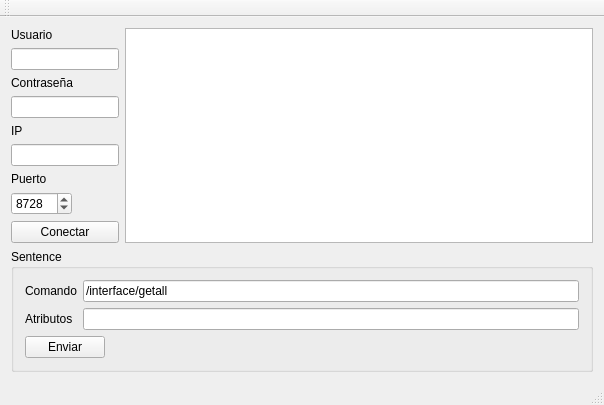
<?xml version="1.0" encoding="UTF-8"?>
<ui version="4.0">
 <class>MainWindow</class>
 <widget class="QMainWindow" name="MainWindow">
  <property name="geometry">
   <rect>
    <x>0</x>
    <y>0</y>
    <width>604</width>
    <height>398</height>
   </rect>
  </property>
  <property name="windowTitle">
   <string>MainWindow</string>
  </property>
  <widget class="QWidget" name="centralWidget">
   <layout class="QVBoxLayout" name="verticalLayout_2">
    <item>
     <layout class="QHBoxLayout" name="horizontalLayout">
      <item>
       <layout class="QVBoxLayout" name="verticalLayout">
        <item>
         <widget class="QLabel" name="label">
          <property name="text">
           <string>Usuario</string>
          </property>
         </widget>
        </item>
        <item>
         <widget class="QLineEdit" name="leUser">
          <property name="sizePolicy">
           <sizepolicy hsizetype="Maximum" vsizetype="Fixed">
            <horstretch>0</horstretch>
            <verstretch>0</verstretch>
           </sizepolicy>
          </property>
          <property name="text">
           <string/>
          </property>
         </widget>
        </item>
        <item>
         <widget class="QLabel" name="label_2">
          <property name="text">
           <string>Contraseña</string>
          </property>
         </widget>
        </item>
        <item>
         <widget class="QLineEdit" name="lePass">
          <property name="sizePolicy">
           <sizepolicy hsizetype="Maximum" vsizetype="Fixed">
            <horstretch>0</horstretch>
            <verstretch>0</verstretch>
           </sizepolicy>
          </property>
          <property name="text">
           <string/>
          </property>
          <property name="echoMode">
           <enum>QLineEdit::Password</enum>
          </property>
         </widget>
        </item>
        <item>
         <widget class="QLabel" name="label_3">
          <property name="text">
           <string>IP</string>
          </property>
         </widget>
        </item>
        <item>
         <widget class="QLineEdit" name="leIP">
          <property name="sizePolicy">
           <sizepolicy hsizetype="Maximum" vsizetype="Fixed">
            <horstretch>0</horstretch>
            <verstretch>0</verstretch>
           </sizepolicy>
          </property>
          <property name="text">
           <string/>
          </property>
         </widget>
        </item>
        <item>
         <widget class="QLabel" name="label_4">
          <property name="text">
           <string>Puerto</string>
          </property>
         </widget>
        </item>
        <item>
         <widget class="QSpinBox" name="sbPort">
          <property name="sizePolicy">
           <sizepolicy hsizetype="Fixed" vsizetype="Fixed">
            <horstretch>0</horstretch>
            <verstretch>0</verstretch>
           </sizepolicy>
          </property>
          <property name="minimum">
           <number>1</number>
          </property>
          <property name="maximum">
           <number>65535</number>
          </property>
          <property name="value">
           <number>8728</number>
          </property>
         </widget>
        </item>
        <item>
         <spacer name="verticalSpacer">
          <property name="orientation">
           <enum>Qt::Vertical</enum>
          </property>
          <property name="sizeHint" stdset="0">
           <size>
            <width>20</width>
            <height>50</height>
           </size>
          </property>
         </spacer>
        </item>
        <item>
         <widget class="QPushButton" name="pbConnect">
          <property name="text">
           <string>Conectar</string>
          </property>
         </widget>
        </item>
       </layout>
      </item>
      <item>
       <widget class="QListWidget" name="lwResponses"/>
      </item>
     </layout>
    </item>
    <item>
     <widget class="QGroupBox" name="groupBox">
      <property name="title">
       <string>Sentence</string>
      </property>
      <layout class="QGridLayout" name="gridLayout">
       <item row="0" column="0">
        <widget class="QLabel" name="label_5">
         <property name="text">
          <string>Comando</string>
         </property>
        </widget>
       </item>
       <item row="0" column="1">
        <widget class="QLineEdit" name="leCommand">
         <property name="text">
          <string>/interface/getall</string>
         </property>
        </widget>
       </item>
       <item row="2" column="0" colspan="2">
        <widget class="QPushButton" name="pbEnviar">
         <property name="sizePolicy">
          <sizepolicy hsizetype="Maximum" vsizetype="Fixed">
           <horstretch>0</horstretch>
           <verstretch>0</verstretch>
          </sizepolicy>
         </property>
         <property name="text">
          <string>Enviar</string>
         </property>
        </widget>
       </item>
       <item row="1" column="1">
        <widget class="QLineEdit" name="leAttrib"/>
       </item>
       <item row="1" column="0">
        <widget class="QLabel" name="label_6">
         <property name="text">
          <string>Atributos</string>
         </property>
        </widget>
       </item>
      </layout>
     </widget>
    </item>
   </layout>
  </widget>
  <widget class="QMenuBar" name="menuBar">
   <property name="geometry">
    <rect>
     <x>0</x>
     <y>0</y>
     <width>604</width>
     <height>21</height>
    </rect>
   </property>
  </widget>
  <widget class="QToolBar" name="mainToolBar">
   <attribute name="toolBarArea">
    <enum>TopToolBarArea</enum>
   </attribute>
   <attribute name="toolBarBreak">
    <bool>false</bool>
   </attribute>
  </widget>
  <widget class="QStatusBar" name="statusBar"/>
 </widget>
 <layoutdefault spacing="6" margin="11"/>
 <resources/>
 <connections/>
</ui>
